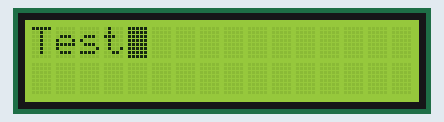
Simulated run of this program. Board: Raspberry Pi Pico running MicroPython. On the bench: 16×2 character LCD. What the program prints to the serial console is not drawn.

Above: at 0.1 s.
At 3.21 s:
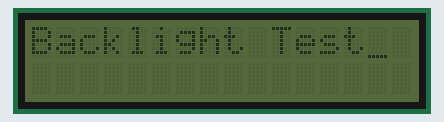
At 6.32 s:
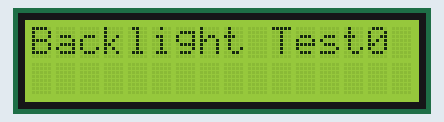
At 7.96 s:
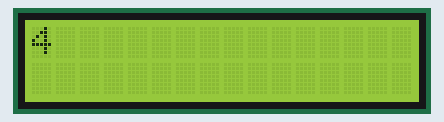
At 10.02 s:
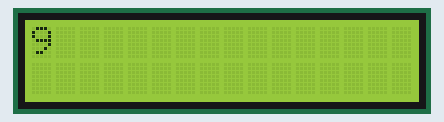
At 14.15 s:
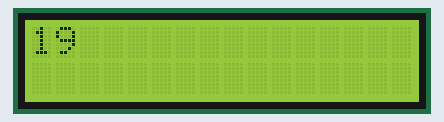

The program:

lcd.py
```python
from machine import Pin, ADC, I2C
from pico_i2c_lcd import I2cLcd
import time


print("LCD_SETUP")
i2c_lcd = I2C(1, sda=Pin(2), scl=Pin(3), freq=400000)
I2C_ADDR = i2c_lcd.scan()[0]
print(I2C_ADDR)
lcd = I2cLcd(i2c_lcd, I2C_ADDR, 2, 16)
while True:
    lcd.blink_cursor_on()
    lcd.putstr("Test")
    time.sleep(2)
    lcd.clear()
    lcd.putstr("I2C Address:"+str(hex(I2C_ADDR))+"\n")
    lcd.putstr("Tom's Hardware")
    lcd.blink_cursor_off()
    lcd.clear()
    lcd.putstr("Backlight Test")
    for i in range(10):
        lcd.backlight_on()
        time.sleep(0.2)
        lcd.backlight_off()
        time.sleep(0.2)
    lcd.backlight_on()
    lcd.hide_cursor()
    for i in range(20):
        lcd.putstr(str(i))
        time.sleep(0.4)
        lcd.clear()
```

Measured:
- by itself, everything shown: repeats every 14.3 s, in 62 steps
- what the display in image 0 shows lasts 2.0 s, from 0.1 s to 2.1 s
- what the display in image 2 shows lasts 0.4 s, from 6.1 s to 6.5 s
